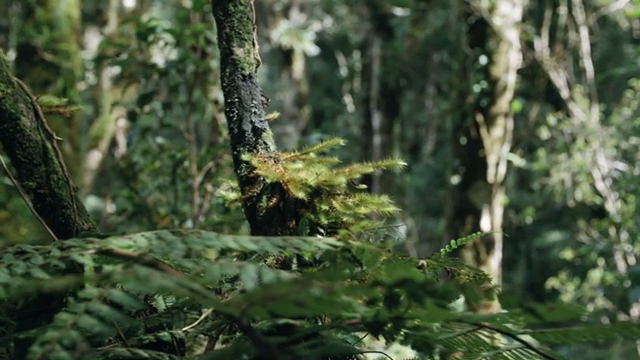
#> input picture frame 28 of openCv Filitreler/video.mp4, 640 x 360 px, given in place of hedefVideo4.mp4, which was not available
$ python hedefTespiti.py
#> lines starting #> are read from the running program, lines starting #| are printed output that depends on the picture; after the words box and inside, x2 and y2 are one past the last pixel; in counts of white or black regions, pixels touching at a corner belong together; pictures that were not available may be replaced by others from this repository, and a replacement may not be noted
import cv2 as cv
import numpy as np

goruntu = cv.VideoCapture("hedefVideo4.mp4")

min_alan = 1000

while True:
    okundu_mu, kare = goruntu.read()
#> kare is the input picture: shape (360, 640, 3); mean B, G, R 59.3, 83.6, 70.1
    if not okundu_mu:
        print("goruntu yok")
        break

    gri = cv.cvtColor(kare, cv.COLOR_BGR2GRAY)
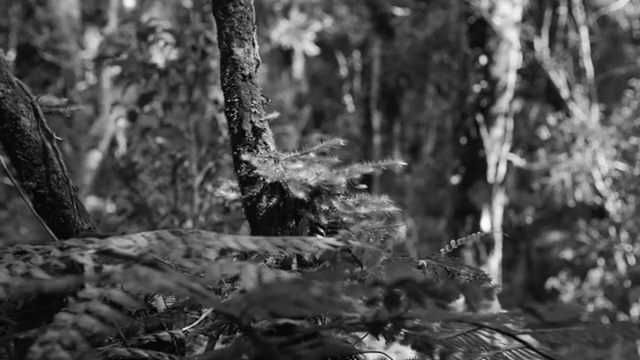
#> gri: shape (360, 640); min 0, max 254, mean 76.8
    blur = cv.GaussianBlur(gri, (5, 5), 0)
    binary = cv.adaptiveThreshold(blur, 255, cv.ADAPTIVE_THRESH_GAUSSIAN_C, cv.THRESH_BINARY, 9, 2)
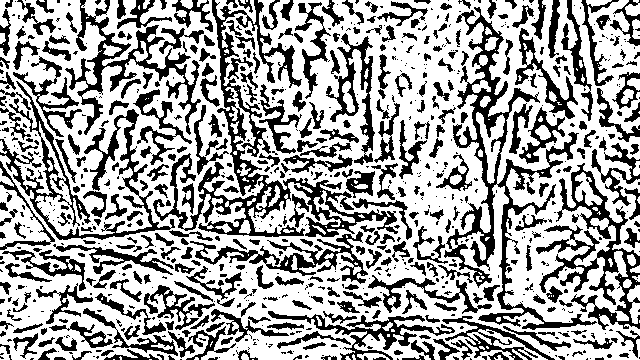
#> binary: shape (360, 640); 64% white; 795 black regions (443 under 20 px)

    konturlar, _ = cv.findContours(binary, cv.RETR_EXTERNAL, cv.CHAIN_APPROX_SIMPLE)
#> konturlar = 93 contours, 56 with area under 20; largest, box (x1, y1, x2, y2) and area: (0, 0, 640, 360) 190527, (467, 329, 548, 360) 456, (575, 172, 603, 206) 399, (627, 285, 640, 324) 260, (313, 190, 355, 223) 194

    for kontur in konturlar:
        alan = cv.contourArea(kontur)

        if alan > min_alan:
            x, y, w, h = cv.boundingRect(kontur)
            cv.rectangle(kare, (x, y), (x + w, y + h), (0, 0,255), 2)
#> this loop made 93 passes
#> (alan, x, y, w, h) on pass 93: (190527, 0, 0, 640, 360)
#> alan on passes 5 to 10: 6, 9, 3.5, 13.5, 9, 104
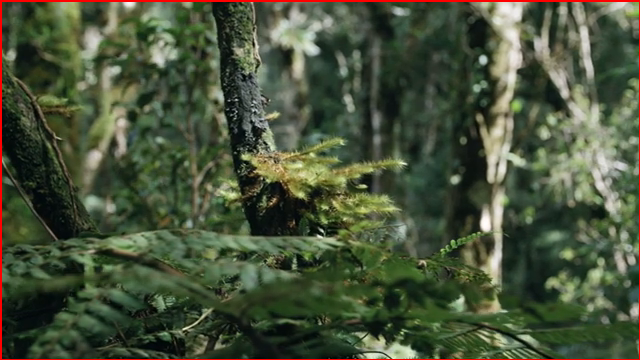
#> kare: shape (360, 640, 3); 1.3% of pixels changed, all inside (x1, y1, x2, y2) = (0, 0, 640, 360)

    cv.imshow("kamera", kare)
    cv.imshow("binary", binary)

    if cv.waitKey(1) & 0xFF == 27:
#> (key Esc is pressed here)
        break

goruntu.release()
cv.destroyAllWindows()

$ run again, starting later in the video
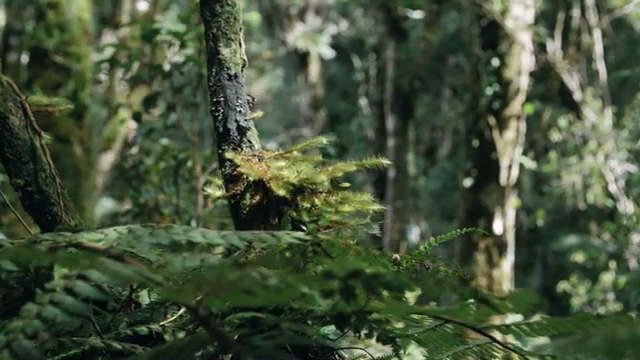
#> input picture frame 126 of openCv Filitreler/video.mp4, 640 x 360 px, given in place of hedefVideo4.mp4, which was not available
#> kare is the input picture: shape (360, 640, 3); mean B, G, R 58.7, 83.1, 69.4
#> `binary = cv.adaptiveThreshold(blur, 255, cv.ADAPTIVE_THRESH_GAUSSIAN_C..`:
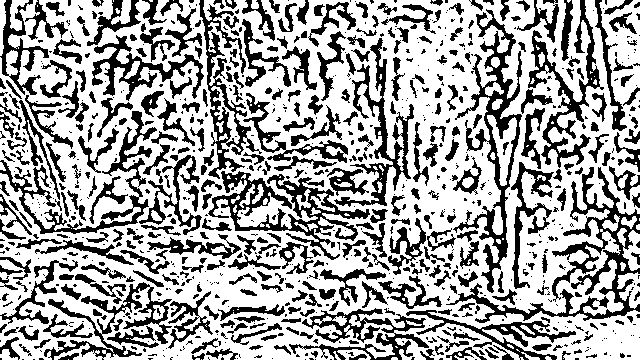
#> binary: shape (360, 640); 64.9% white; 871 black regions (500 under 20 px)
#> konturlar = 66 contours, 46 with area under 20; largest, box (x1, y1, x2, y2) and area: (0, 0, 640, 360) 197398, (617, 228, 640, 271) 415, (617, 272, 640, 309) 413, (10, 0, 29, 31) 242, (111, 0, 131, 25) 218
#> the loop `for kontur in konturlar:` made 66 passes
#> (alan, x, y, w, h) on pass 64: (197397.5, 0, 0, 640, 360)
#> after the loop `for kontur in konturlar:`:
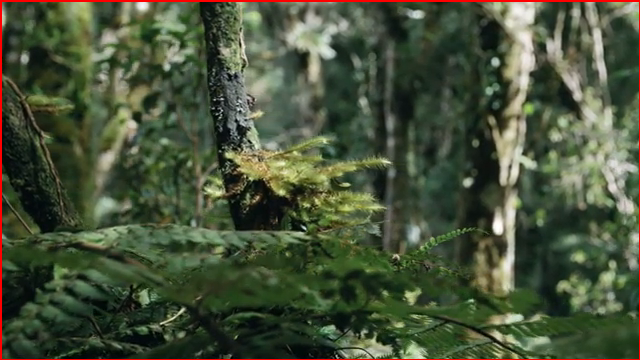
#> kare: shape (360, 640, 3); 1.3% of pixels changed, all inside (x1, y1, x2, y2) = (0, 0, 640, 360)

$ run again, starting later in the video
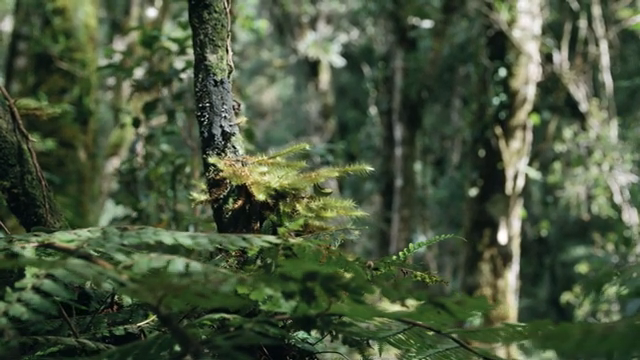
#> input picture frame 224 of openCv Filitreler/video.mp4, 640 x 360 px, given in place of hedefVideo4.mp4, which was not available
#> kare is the input picture: shape (360, 640, 3); mean B, G, R 61, 86.2, 72.5
#> `binary = cv.adaptiveThreshold(blur, 255, cv.ADAPTIVE_THRESH_GAUSSIAN_C..`:
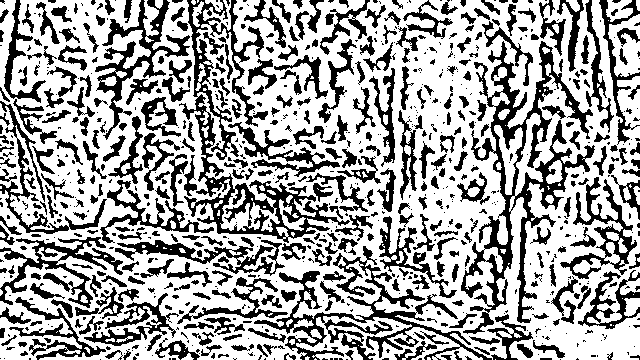
#> binary: shape (360, 640); 64.6% white; 810 black regions (442 under 20 px)
#> konturlar = 56 contours, 37 with area under 20; largest, box (x1, y1, x2, y2) and area: (0, 0, 640, 360) 192883, (296, 316, 483, 360) 3598, (608, 14, 640, 77) 1158, (0, 251, 27, 288) 418, (606, 0, 633, 22) 352
#> the loop `for kontur in konturlar:` made 56 passes
#> (alan, x, y, w, h) on passes 18, 46, 56: (3598, 296, 316, 187, 44), (1158, 608, 14, 32, 63), (192883, 0, 0, 640, 360)
#> after the loop `for kontur in konturlar:`:
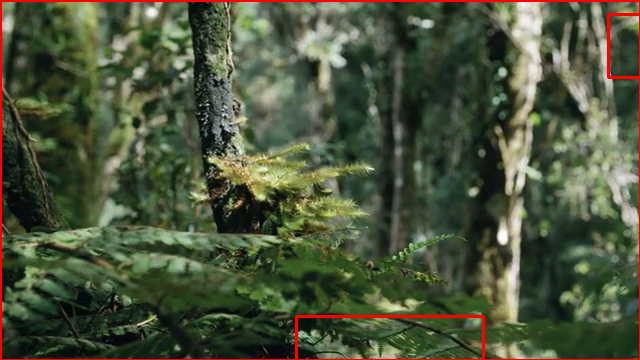
#> kare: shape (360, 640, 3); 1.81% of pixels changed, all inside (x1, y1, x2, y2) = (0, 0, 640, 360)
